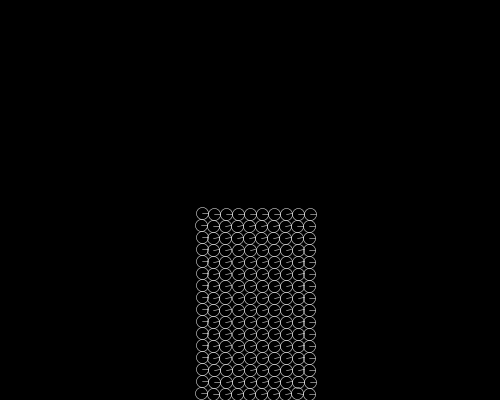
Frame 1 (no input)
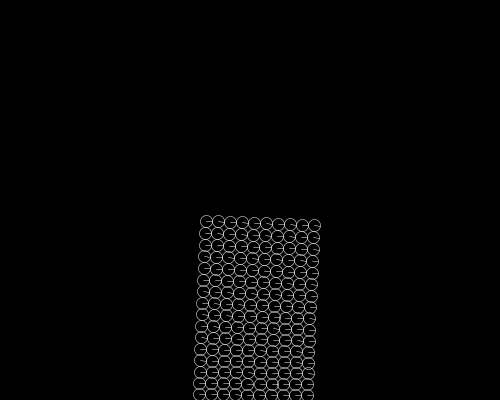
Frame 60 (the mouse pressed at the canvas centre just before this capture)
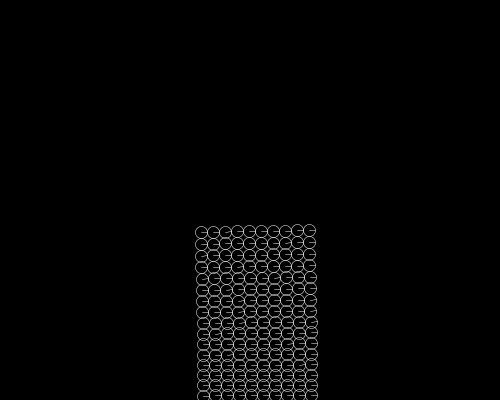
Frame 120 (the mouse held since frame 60 and released just before this capture)

The Processing sketch that drew these frames (run headless with seeded random() and noise(); from frame 60 on, the mouse is pressed at the canvas centre):

// Processing sketch: processing_15431
// ── processing_15431.pde

/* OpenProcessing Tweak of *@*http://www.openprocessing.org/sketch/15431*@* */
/* !do not delete the line above, required for linking your tweak if you upload again */
class node{
  PVector x;
  PVector v;
  PVector f;
  float p;
  float w;
  float t;
  node(PVector xo){
    x = xo;
    v = new PVector();
    f = new PVector();
    p = 0;
    w = 0.1;
    t = 0;
  }
  void update(){
    v.add(f);
    f = new PVector(0,0.005);
//    f = new PVector();
    x.add(v);
    w += t/(pow(ds/2,2)/2);
    w = constrain(w,-PI/4,PI/4);
    t = 0;
    p += w;
  }
  PVector toWorld(PVector input){
    PVector output = new PVector();
    output.x = -input.y*sin(p) + input.x*cos(p);
    output.y = input.y*cos(p) + input.x*sin(p);
    return output;
  }
  PVector toOri(PVector input){
    PVector output = new PVector();
    output.x = -input.y*sin(-p) + input.x*cos(-p);
    output.y = input.y*cos(-p) + input.x*sin(-p);
    return output;
  }
  void grip(){
    v = new PVector(mouseX-pmouseX,mouseY-pmouseY);
    x = new PVector(mouseX,mouseY);
  }
  PVector vat(PVector R){
    PVector dr = PVector.sub(R,x);
    float vdr = w*dr.mag();
    dr.normalize();
    PVector output = PVector.add(v,
      new PVector(vdr*-dr.y,vdr*dr.x));
    return output;
  }
  void force(PVector F,PVector R){
    PVector arm = PVector.sub(R,x);
    float tork = F.y*arm.x-F.x*arm.y;
    t += tork;
    f.add(F);
  }
  void draw(){
    ellipse(x.x,x.y,ds,ds);
    line(x.x,x.y,x.x+ds/2*cos(p),x.y+ds/2*sin(p));
  }
}
int nH = 10;
int nV = 16;
float ds = 12;
node[][] nodes;
float k = 0.10;
float c = 0.05;
float kw = 7;
float cw = 2;
void setup(){
  size(500,400);
  smooth();
  stroke(255);
  strokeWeight(0.5);
  noFill();
  ellipseMode(CENTER);
  nodes = new node[nH][nV];
  reset();
  k = k / 16 * ds;
  c = c / 16 * ds;
  kw = kw / (pow(16/2,2)/2) * (pow(ds/2,2)/2);
  cw = cw / (pow(16/2,2)/2) * (pow(ds/2,2)/2);
}
void reset(){
  for(int i=0;i<nH;i++){
    for(int j=0;j<nV;j++){
      nodes[i][j] = new node(new PVector(
        width/2-(nH-1)/2*ds+i*ds,height-ds/2-(nV-1)*ds+j*ds));
    }
  }
}
void draw(){
  background(0);
  for(int m=0;m<rate;m++){
    for(int i=0;i<nH-1;i++){
      for(int j=0;j<nV;j++){
        reactor(nodes[i][j],nodes[i+1][j],new PVector(ds/2,0),0);
      }
    }
  //  for(int j=0;j<nV;j++){
  //    reactor(nodes[nH-1][j],nodes[0][j],new PVector(ds/2,0),TWO_PI);
  //  }
    for(int i=0;i<nH;i++){
      for(int j=0;j<nV-1;j++){
        reactor(nodes[i][j],nodes[i][j+1],new PVector(0,ds/2),0);
      }
    }
    for(int i=0;i<nH;i++){
      for(int j=0;j<nV;j++){
        boolean slip = false;
        if(nodes[i][j].x.x<ds/2){
          nodes[i][j].f.add(new PVector((ds/2-nodes[i][j].x.x)*k,0));
          slip = true;
        }
        if(nodes[i][j].x.x>width-ds/2){
          nodes[i][j].f.add(new PVector(
            (nodes[i][j].x.x-width+ds/2)*-k,0));
          slip = true;
        }
        if(nodes[i][j].x.y<ds/2){
          nodes[i][j].f.add(new PVector(0,(ds/2-nodes[i][j].x.y)*k));
          slip = true;
        }
        if(nodes[i][j].x.y>height-ds/2){
          nodes[i][j].f.add(new PVector(0,
            (nodes[i][j].x.y-height+ds/2)*-k));
          slip = true;
        }
        if(slip){nodes[i][j].v = PVector.mult(nodes[i][j].v,1.0-c);}
        nodes[i][j].update();
        if(hold1==i&&hold2==j){nodes[i][j].grip();}
      }
    } 
  }
  for(int i=0;i<nH;i++){
    for(int j=0;j<nV;j++){
      nodes[i][j].draw();
    }
  }
}
void reactor(node A,node B,PVector dxo,float offset){
  PVector refA = PVector.add(A.toWorld(dxo),A.x);
  PVector refB = PVector.add(B.toWorld(PVector.mult(dxo,-1)),B.x);
  PVector dx = PVector.sub(refB,refA);
  PVector mid = PVector.add(refA,PVector.mult(dx,0.5));
  PVector F = PVector.mult(dx,k);
  PVector dvmid = PVector.sub(B.vat(mid),A.vat(mid));
  F.add(PVector.mult(dvmid,c));
  A.force(F,mid);
  B.force(PVector.mult(F,-1),mid);
//  float dp = (((B.p-A.p)+PI)%TWO_PI)-PI;
  float dp = constrain(B.p-A.p+offset,-PI,PI);
  dp *= kw;
  dp += (B.w-A.w)*cw;
  A.t += dp;
  B.t -= dp;
}
int hold1 = -1;
int hold2 = -1;
void mousePressed(){
  PVector mo = new PVector(mouseX,mouseY);
  for(int i=0;i<nH;i++){
    for(int j=0;j<nV;j++){
      PVector dx = PVector.sub(nodes[i][j].x,mo);
      if(dx.mag()<ds/2){
        hold1 = i;
        hold2 = j;
      }
    }
  }
}
void mouseReleased(){
  hold1 = -1;
  hold2 = -1;
}
int rate = 3;
void keyPressed(){
  switch(key){
    case ' ':
    reset();
    break;
    case '1':
    rate = 1;
    break;
    case '2':
    rate = 2;
    break;
    case '3':
    rate = 3;
    break;
    case '4':
    rate = 4;
    break;
    case '5':
    rate = 5;
    break;
    case '6':
    rate = 6;
    break;
    case '7':
    rate = 7;
    break;
    case '8':
    rate = 8;
    break;
    case '9':
    rate = 9;
    break;
    case '0':
    rate = 10;
    break;
  }
}
